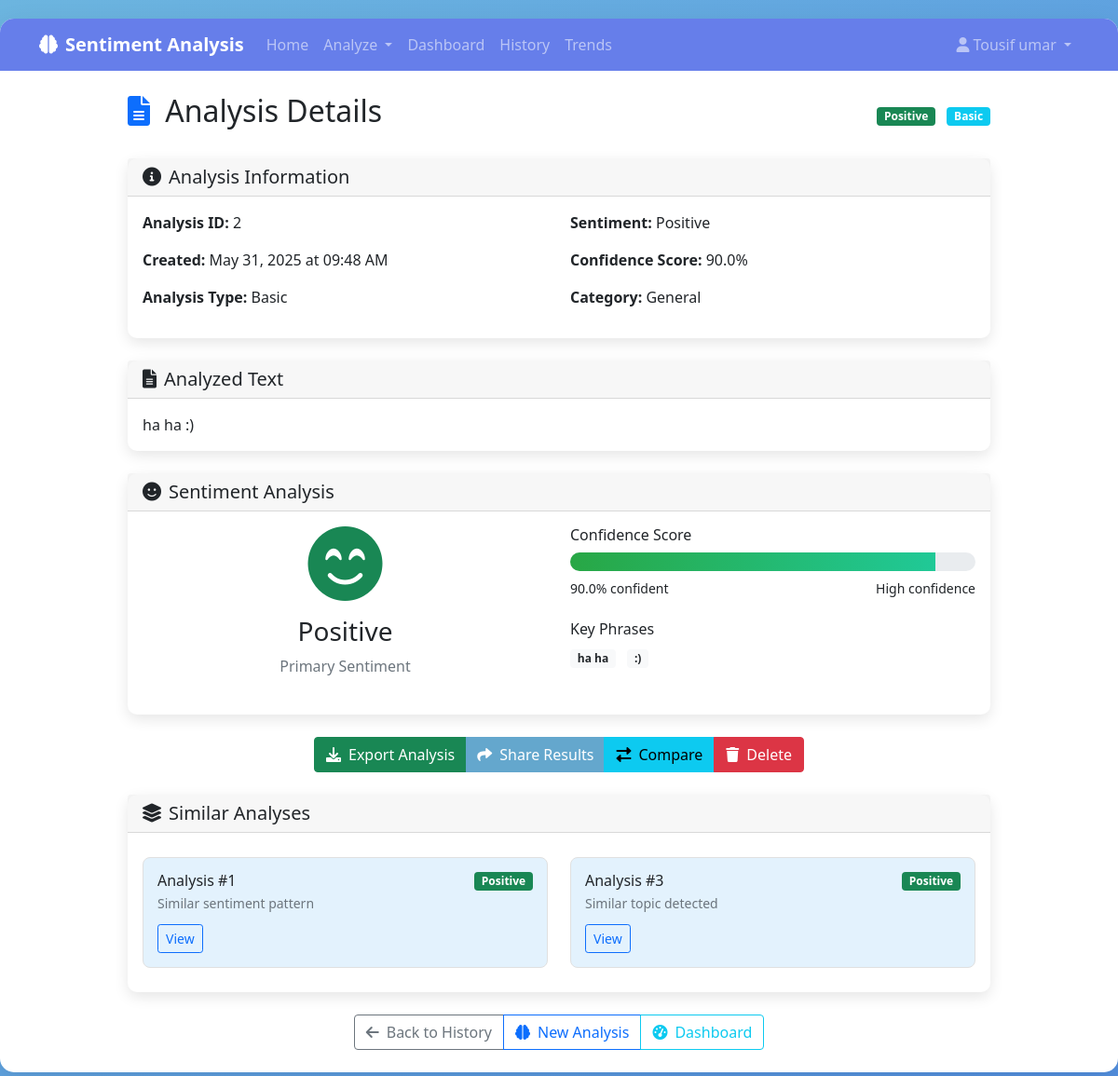
Page /analysis/2 (signed in) on the committed database.
### app.py (models this page shows)
class SentimentAnalysis(db.Model):
    id = db.Column(db.Integer, primary_key=True)
    user_id = db.Column(db.Integer, db.ForeignKey('user.id'), nullable=True)
    text_content = db.Column(db.Text, nullable=False)
    analysis_type = db.Column(db.String(50), nullable=False)  # basic, detailed, psychological, social
    sentiment = db.Column(db.String(20), nullable=False)  # positive, negative, neutral
    confidence_score = db.Column(db.Float, nullable=False)
    emotions = db.Column(db.Text, nullable=True)  # JSON string of emotions
    psychological_insights = db.Column(db.Text, nullable=True)
    keywords = db.Column(db.Text, nullable=True)  # JSON string of keywords
    category = db.Column(db.String(50), nullable=True)
    created_at = db.Column(db.DateTime, default=datetime.utcnow)

### app.py (the view)
@app.route('/analysis/<int:analysis_id>')
def view_analysis(analysis_id):
    analysis = SentimentAnalysis.query.get_or_404(analysis_id)
    emotions = json.loads(analysis.emotions) if analysis.emotions else None
    psychological = json.loads(analysis.psychological_insights) if analysis.psychological_insights else None
    keywords = json.loads(analysis.keywords) if analysis.keywords else []
    return render_template('view_analysis.html',
                         analysis=analysis,
                         emotions=emotions,
                         psychological=psychological,
                         keywords=keywords)

### templates/view_analysis.html (shortened to what this page needs)
{% extends "base.html" %}
{% block content %}
<div class="row justify-content-center">
    <div class="col-lg-10">
        <div class="d-flex justify-content-between align-items-center mb-4">
            <h2>
                <i class="fas fa-file-alt text-primary me-2"></i>
                Analysis Details
            </h2>
            <div>
                <span class="badge bg-{{ 'success' if analysis.sentiment == 'positive' else 'danger' if analysis.sentiment == 'negative' else 'secondary' }} me-2">
                    {{ analysis.sentiment|title }}
                </span>
                <span class="badge bg-info">{{ analysis.analysis_type|title }}</span>
            </div>
        </div>
        <div class="card mb-4">
            <div class="card-header">
                <h5 class="mb-0">
                    <i class="fas fa-info-circle me-2"></i>Analysis Information
                </h5>
            </div>
            <div class="card-body">
                <div class="row">
                    <div class="col-md-6">
                        <p><strong>Analysis ID:</strong> {{ analysis.id }}</p>
                        <p><strong>Created:</strong> {{ analysis.created_at.strftime('%B %d, %Y at %I:%M %p') }}</p>
                        <p><strong>Analysis Type:</strong> {{ analysis.analysis_type|title }}</p>
                    </div>
                    <div class="col-md-6">
                        <p><strong>Sentiment:</strong> {{ analysis.sentiment|title }}</p>
                        <p><strong>Confidence Score:</strong> {{ (analysis.confidence_score * 100)|round }}%</p>
                        <p><strong>Category:</strong> {{ analysis.category|title }}</p>
                    </div>
                </div>
            </div>
        </div>
        <div class="card mb-4">
            <div class="card-header">
                <h5 class="mb-0">
                    <i class="fas fa-file-text me-2"></i>Analyzed Text
                </h5>
            </div>
            <div class="card-body">
                <p class="mb-0">{{ analysis.text_content }}</p>
            </div>
        </div>
        <div class="card mb-4">
            <div class="card-header">
                <h5 class="mb-0">
                    <i class="fas fa-smile me-2"></i>Sentiment Analysis
                </h5>
            </div>
            <div class="card-body">
                <div class="row">
                    <div class="col-md-6">
                        <div class="text-center mb-4">
                            <div class="sentiment-icon-large {{ 'text-success' if analysis.sentiment == 'positive' else 'text-danger' if analysis.sentiment == 'negative' else 'text-secondary' }}">
                                <i class="fas fa-{{ 'smile-beam' if analysis.sentiment == 'positive' else 'frown' if analysis.sentiment == 'negative' else 'meh' }} fa-5x"></i>
                            </div>
                            <h3 class="mt-3">{{ analysis.sentiment|title }}</h3>
                            <p class="text-muted">Primary Sentiment</p>
                        </div>
                    </div>
                    <div class="col-md-6">
                        <h6>Confidence Score</h6>
                        <div class="confidence-bar mb-2">
                            <div class="confidence-fill" style="width: {{ (analysis.confidence_score * 100)|round }}%"></div>
                        </div>
                        <div class="d-flex justify-content-between">
                            <small>{{ (analysis.confidence_score * 100)|round }}% confident</small>
                            <small>{{ 'High' if analysis.confidence_score > 0.8 else 'Medium' if analysis.confidence_score > 0.6 else 'Low' }} confidence</small>
                        </div>
                        {% if keywords %}
                        <h6 class="mt-4">Key Phrases</h6>
                        <div class="mt-2">
                            {% for keyword in keywords %}
                            <span class="badge bg-light text-dark me-2 mb-2">{{ keyword }}</span>
                            {% endfor %}
                        </div>
                        {% endif %}
                    </div>
                </div>
            </div>
        </div>
        <div class="text-center mb-4">
            <div class="btn-group" role="group">
                <button class="btn btn-success" onclick="exportAnalysis()">
                    <i class="fas fa-download me-2"></i>Export Analysis
                </button>
                <button class="btn btn-primary" onclick="shareAnalysis()">
                    <i class="fas fa-share me-2"></i>Share Results
                </button>
                <button class="btn btn-info" onclick="compareAnalysis()">
                    <i class="fas fa-exchange-alt me-2"></i>Compare
                </button>
                <button class="btn btn-danger" onclick="deleteAnalysis()">
                    <i class="fas fa-trash me-2"></i>Delete
                </button>
            </div>
        </div>
        <div class="card mb-4">
            <div class="card-header">
                <h5 class="mb-0">
                    <i class="fas fa-layer-group me-2"></i>Similar Analyses
                </h5>
            </div>
            <div class="card-body">
                <div class="row">
                    <div class="col-md-6">
                        <div class="analysis-card">
                            <div class="d-flex justify-content-between align-items-start">
                                <div>
                                    <h6 class="mb-1">Analysis #{{ analysis.id - 1 if analysis.id > 1 else analysis.id + 5 }}</h6>
                                    <p class="text-muted small mb-1">Similar sentiment pattern</p>
                                </div>
                                <span class="badge bg-{{ 'success' if analysis.sentiment == 'positive' else 'danger' if analysis.sentiment == 'negative' else 'secondary' }}">
                                    {{ analysis.sentiment|title }}
                                </span>
                            </div>
                            <a href="#" class="btn btn-sm btn-outline-primary mt-2">View</a>
                        </div>
                    </div>
                    <div class="col-md-6">
                        <div class="analysis-card">
                            <div class="d-flex justify-content-between align-items-start">
                                <div>
                                    <h6 class="mb-1">Analysis #{{ analysis.id + 1 }}</h6>
                                    <p class="text-muted small mb-1">Similar topic detected</p>
                                </div>
                                <span class="badge bg-{{ 'success' if analysis.sentiment == 'positive' else 'danger' if analysis.sentiment == 'negative' else 'secondary' }}">
                                    {{ analysis.sentiment|title }}
                                </span>
                            </div>
                            <a href="#" class="btn btn-sm btn-outline-primary mt-2">View</a>
                        </div>
                    </div>
                </div>
            </div>
        </div>
        <div class="text-center">
            <div class="btn-group" role="group">
                <a href="{{ url_for('analysis_history') }}" class="btn btn-outline-secondary">
                    <i class="fas fa-arrow-left me-2"></i>Back to History
                </a>
                <a href="{{ url_for('analyze_text') }}" class="btn btn-outline-primary">
                    <i class="fas fa-brain me-2"></i>New Analysis
                </a>
                <a href="{{ url_for('dashboard') }}" class="btn btn-outline-info">
                    <i class="fas fa-tachometer-alt me-2"></i>Dashboard
                </a>
            </div>
        </div>
    </div>
</div>
{% endblock %}

### templates/base.html (style rules this page uses)
body { background: linear-gradient(135deg, #6cb5df 0%, #5390e0 100%); min-height: 100vh; font-family: 'Segoe UI', Tahoma, Geneva, Verdana, sans-serif; }
.btn-primary { background: #64a7cd; border: none; }
.card { border: none; box-shadow: 0 5px 15px rgba(0,0,0,0.1); border-radius: 10px; }
.analysis-card { background: #e3f2fd; border: 1px solid #e0e0e0; border-radius: 8px; padding: 15px; margin: 10px 0; }
.confidence-bar { height: 20px; background: #e9ecef; border-radius: 10px; overflow: hidden; }
.confidence-fill { height: 100%; background: linear-gradient(90deg, #28a745, #20c997); transition: width 0.3s ease; }

### rows in the picture
SentimentAnalysis: sentiment "Positive", analysis_type "Basic", id "2", created_at "May 31, 2025 at 09:48 AM", (analysis.confidence_score*100)|round "90.0", category "General", text_content "ha ha :)", confidence_score "High"

### other values in the picture
{{ session.user_name }} "Tousif umar"
{{ keyword }} "ha ha" ":)"
{{ analysis.id - 1 if analysis.id > 1 else analysis.id + 5 }} "1"
{{ analysis.id + 1 }} "3"
